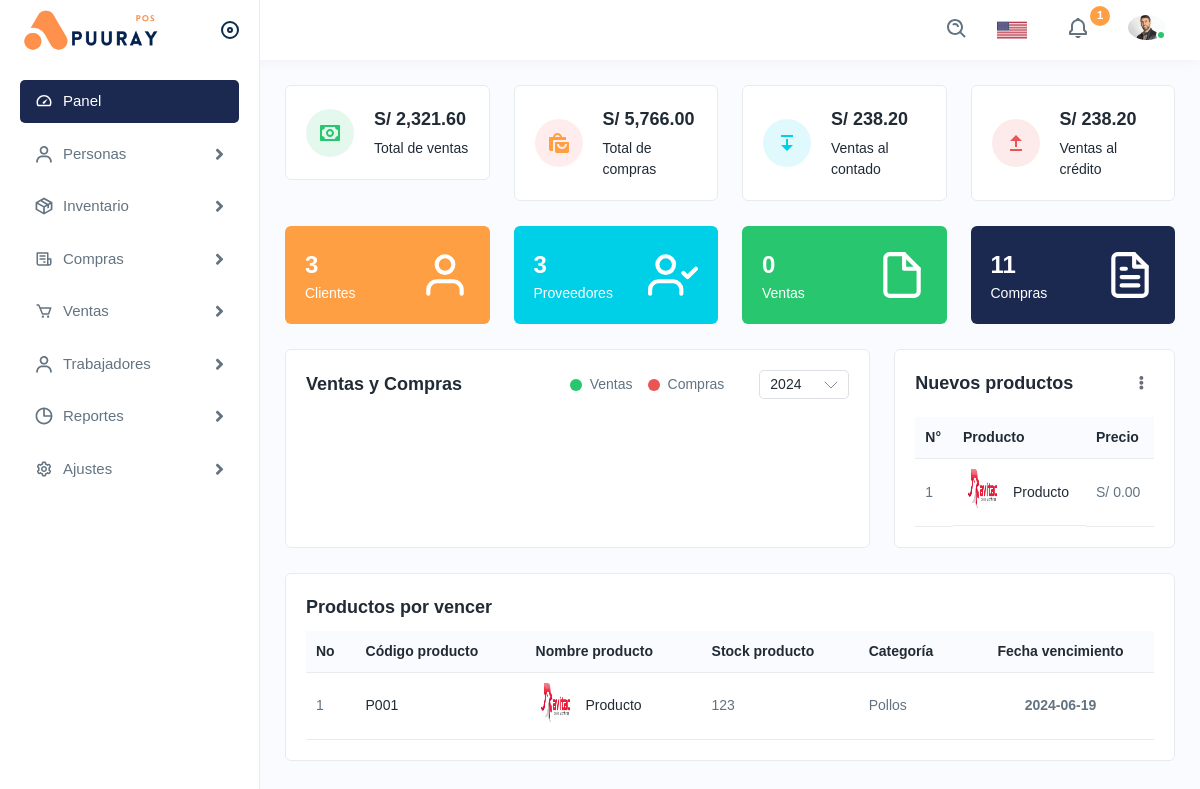
Screenshot of /inicio (signed in) with the database file from the repository.
### tables this page shows
CREATE TABLE `productos` (
  `id_producto` int(11) NOT NULL,
  `id_categoria` int(11) NOT NULL,
  `codigo_producto` varchar(50) NOT NULL,
  `nombre_producto` varchar(100) NOT NULL,
  `precio_producto` decimal(11,2) NOT NULL,
  `stock_producto` int(11) NOT NULL,
  `fecha_vencimiento` date DEFAULT NULL,
  `descripcion_producto` text DEFAULT NULL,
  `imagen_producto` varchar(100) DEFAULT NULL,
  `estado_producto` int(11) DEFAULT 1,
  `fecha_producto` datetime DEFAULT current_timestamp()
);

CREATE TABLE `categorias` (
  `id_categoria` int(11) NOT NULL,
  `nombre_categoria` varchar(100) NOT NULL,
  `descripcion` text DEFAULT NULL,
  `fecha` datetime DEFAULT current_timestamp()
);

### vistas/modulos/inicio.php (the view, shortened to what the rows shown need)
<div class="page-wrapper">
    <div class="content">
        <div class="row">
            <div class="col-lg-4 col-sm-12 col-12 d-flex">
                <div class="card flex-fill">
                    <div class="card-body">
                        <div class="table-responsive dataview">
                            <table class="table datatable ">
                                <thead>
                                    <tr>
                                        <th>N°</th>
                                        <th>Producto</th>
                                        <th>Precio</th>
                                    </tr>
                                </thead>
                                <tbody>
                                    <?php
                                    $item = null;
                                    $valor = null;
                                    $productosNuevos = ControladorProducto::ctrMostrarProductosNuevos($item, $valor);
                                    $contador = 1;
                                    foreach ($productosNuevos as $producto) {
                                    ?>
                                        <tr>
                                            <td><?php echo $contador ?></td>
                                            <td class="productimgname">
                                                <a href="productlist.html" class="product-img">
                                                    <img src="<?php echo substr($producto["imagen_producto"], 3); ?>" alt="product">
                                                </a>
                                                <a href="productlist.html"><?php echo $producto["nombre_producto"] ?></a>
                                            </td>
                                            <td>S/ <?php echo $producto["precio_producto"] ?></td>
                                        </tr>
                                    <?php
                                        $contador++;
                                    }
                                    ?>
                                </tbody>
                            </table>
                        </div>
                    </div>
                </div>
            </div>
        </div>
        <div class="card mb-0">
            <div class="card-body">
                <div class="table-responsive dataview">
                    <table class="table datatable ">
                        <thead>
                            <tr>
                                <th>No</th>
                                <th>Código producto</th>
                                <th>Nombre producto</th>
                                <th>Stock producto</th>
                                <th>Categoría</th>
                                <th class="text-center">Fecha vencimiento</th>
                            </tr>
                        </thead>
                        <tbody>
                            <?php
                            $item = null;
                            $valor = null;
                            $productosPorVencer = ControladorProducto::ctrMostrarProductosFechaVencimientos($item, $valor);
                            $contador = 1;
                            foreach ($productosPorVencer as $producto) {
                            ?>
                                <tr>
                                    <td><?php echo $contador ?></td>
                                    <td><a href="javascript:void(0);"><?php echo $producto["codigo_producto"] ?></a></td>
                                    <td class="productimgname">
                                        <a class="product-img" href="productlist.html">
                                            <img src="<?php echo substr($producto["imagen_producto"], 3); ?>" alt="product">
                                        </a>
                                        <a href="productlist.html"><?php echo $producto["nombre_producto"] ?></a>
                                    </td>
                                    <td><?php echo $producto["stock_producto"] ?></td>
                                    <td><?php echo $producto["nombre_categoria"] ?></td>
                                    <td class="text-center fw-bold"><?php echo $producto["fecha_vencimiento"] ?></td>
                                </tr>
                            <?php
                            }
                            ?>
                        </tbody>
                    </table>
                </div>
            </div>
        </div>
    </div>
</div>

### rows the page displays
productos: imagen_producto (picture), nombre_producto "Producto", precio_producto "0.00", contador "1", codigo_producto "P001", stock_producto "123", id_categoria.nombre_categoria "Pollos", fecha_vencimiento "2024-06-19"

### other values shown
$totalProductosVencer "1"
$precioFormateado "2,321.60"
$precioFormateadoCompra "5,766.00"
$sumaTotalVentaContado "238.20"
$precioFormateadoCredito "238.20"
$totalClientes "3"
$totalProveedores "3"
$totalVentasCantidad "0"
$totalComprasCantidad "11"
